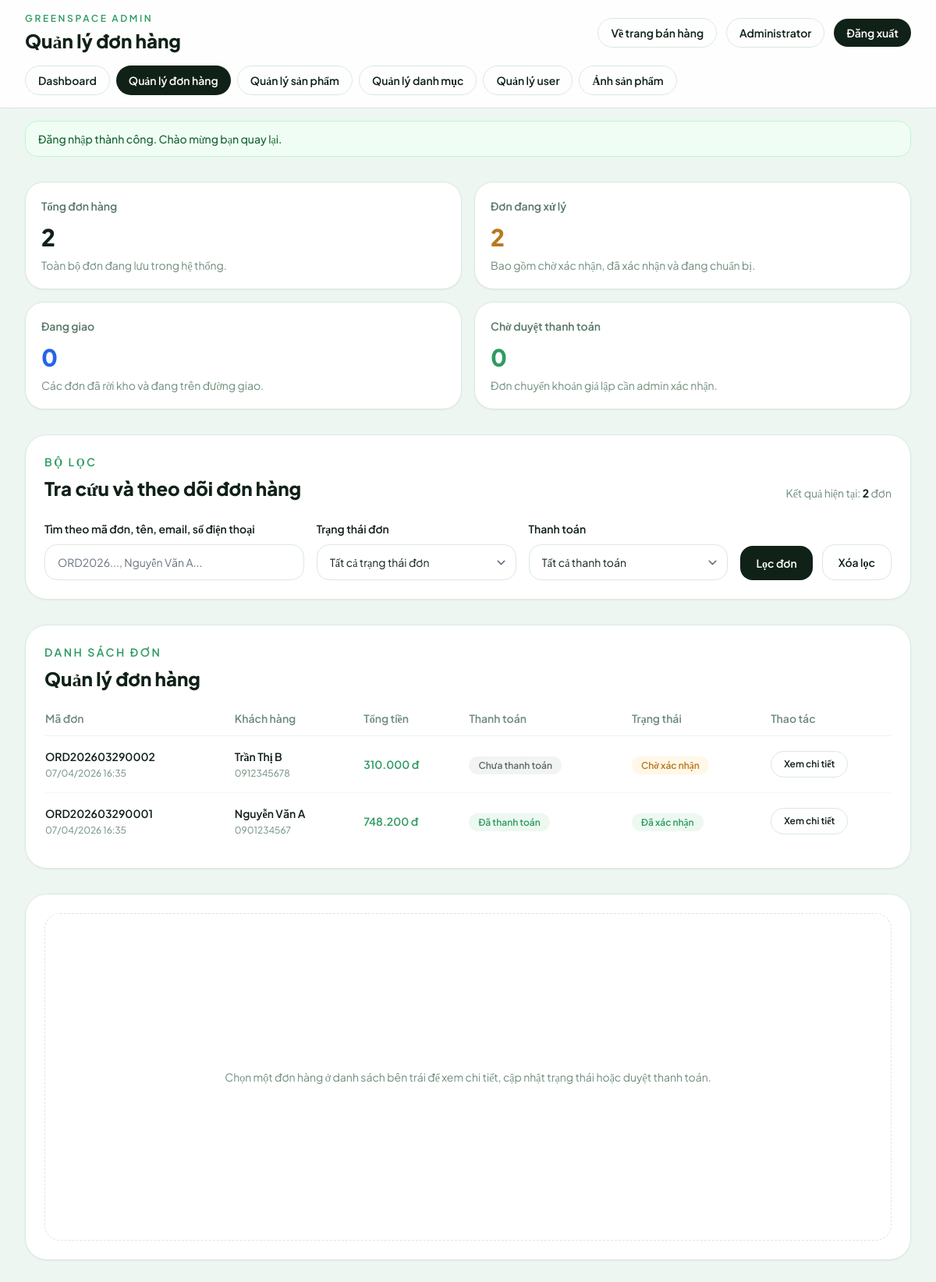
The app's page /admin/orders.php (signed in) with its own data.
### tables this page shows
CREATE TABLE orders (
    id INT AUTO_INCREMENT PRIMARY KEY,
    user_id INT NOT NULL,
    order_number VARCHAR(50) NOT NULL UNIQUE,
    full_name VARCHAR(100) NOT NULL,
    email VARCHAR(100) NOT NULL,
    phone VARCHAR(20) NOT NULL,
    address TEXT NOT NULL,
    note TEXT DEFAULT NULL,
    subtotal DECIMAL(10, 2) NOT NULL DEFAULT 0,
    discount_amount DECIMAL(10, 2) NOT NULL DEFAULT 0,
    shipping_fee DECIMAL(10, 2) NOT NULL DEFAULT 0,
    total_amount DECIMAL(10, 2) NOT NULL,
    coupon_code VARCHAR(50) DEFAULT NULL,
    payment_method ENUM('cod', 'online_mock') NOT NULL DEFAULT 'cod',
    payment_status ENUM('unpaid', 'pending_review', 'paid', 'failed') NOT NULL DEFAULT 'unpaid',
    order_status ENUM('pending', 'confirmed', 'processing', 'shipping', 'delivered', 'cancelled') NOT NULL DEFAULT 'pending',
    created_at TIMESTAMP DEFAULT CURRENT_TIMESTAMP,
    updated_at TIMESTAMP DEFAULT CURRENT_TIMESTAMP ON UPDATE CURRENT_TIMESTAMP,
    CONSTRAINT fk_orders_user
        FOREIGN KEY (user_id) REFERENCES users(id) ON DELETE CASCADE,
    INDEX idx_orders_user_id (user_id),
    INDEX idx_orders_payment_status (payment_status),
    INDEX idx_orders_order_status (order_status)
);

### public/admin/orders.php (the view, shortened to what the rows shown need)
<?php
require_once __DIR__ . '/bootstrap.php';
function admin_orders_query(array $params): string {
    $filtered = [];
    foreach ($params as $key => $value) {
        if ($value === null || $value === '' || $value === 'all') {
            continue;
        }
        if ($key === 'page' && (int)$value <= 1) {
            continue;
        }
        $filtered[$key] = $value;
    }
    $query = http_build_query($filtered);
    return $query !== '' ? '?' . $query : '';
}
function admin_order_payment_status_meta(string $status): array {
    return match ($status) {
        'paid' => ['label' => 'Đã thanh toán', 'class' => 'bg-[#edf8f1] text-[#2e9b63]'],
        'pending_review' => ['label' => 'Chờ duyệt', 'class' => 'bg-[#fff7e8] text-[#b7791f]'],
        'failed' => ['label' => 'Thanh toán lỗi', 'class' => 'bg-[#fdecec] text-[#c43d3d]'],
        default => ['label' => 'Chưa thanh toán', 'class' => 'bg-[#f2f4f3] text-[#5d6d63]'],
    };
}
function admin_order_status_meta(string $status): array {
    return match ($status) {
        'pending' => ['label' => 'Chờ xác nhận', 'class' => 'bg-[#fff7e8] text-[#b7791f]'],
        'confirmed' => ['label' => 'Đã xác nhận', 'class' => 'bg-[#edf8f1] text-[#2e9b63]'],
        'processing' => ['label' => 'Đang chuẩn bị', 'class' => 'bg-[#eef4ff] text-[#3758c7]'],
        'shipping' => ['label' => 'Đang giao', 'class' => 'bg-[#eef6ff] text-[#2563eb]'],
        'delivered' => ['label' => 'Đã giao', 'class' => 'bg-[#eafaf0] text-[#157347]'],
        'cancelled' => ['label' => 'Đã hủy', 'class' => 'bg-[#fdecec] text-[#c43d3d]'],
        default => ['label' => ucfirst($status), 'class' => 'bg-[#f2f4f3] text-[#5d6d63]'],
    };
}
$orderModel = new Order();
$search = trim((string)($_GET['q'] ?? ''));
$orderStatusFilter = (string)($_GET['order_status'] ?? 'all');
$paymentStatusFilter = (string)($_GET['payment_status'] ?? 'all');
$page = max(1, (int)($_GET['page'] ?? 1));
$viewId = max(0, (int)($_GET['view'] ?? 0));
$perPage = 12;
$totalOrders = $orderModel->getAdminTotal($search, $orderStatusFilter, $paymentStatusFilter);
$totalPages = max(1, (int)ceil($totalOrders / $perPage));
$page = min($page, $totalPages);
$offset = ($page - 1) * $perPage;
$orders = $orderModel->getAdminList($search, $orderStatusFilter, $paymentStatusFilter, $perPage, $offset);
?>
<div class="space-y-8">
    <section class="rounded-[1.75rem] border border-[#d9e9de] bg-white p-6 shadow-sm">
        <div class="flex flex-col gap-4 lg:flex-row lg:items-end lg:justify-between">
            <div>
                <h2 class="mt-2 text-2xl font-extrabold text-[#102118]">Tra cứu và theo dõi đơn hàng</h2>
            </div>
        </div>
    </section>
    <section class="grid gap-8 xl:grid-cols-[1.1fr_0.9fr]">
        <div class="rounded-[1.75rem] border border-[#d9e9de] bg-white p-6 shadow-sm">
            <div class="flex items-center justify-between gap-3">
                <div>
                    <h2 class="mt-2 text-2xl font-extrabold text-[#102118]">Quản lý đơn hàng</h2>
                </div>
            </div>
            <?php if (empty($orders)): ?>
                <div class="mt-6 rounded-[1.25rem] border border-dashed border-[#d9e9de] px-5 py-10 text-center text-sm text-[#6e8d7b]">
                    Không có đơn hàng nào khớp với bộ lọc hiện tại.
                </div>
            <?php else: ?>
                <div class="mt-6 overflow-x-auto">
                    <table class="min-w-full text-sm">
                        <thead>
                            <tr class="border-b border-[#edf4ef] text-left text-[#6e8d7b]">
                                <th class="pb-3 pr-4 font-semibold">Mã đơn</th>
                                <th class="pb-3 pr-4 font-semibold">Khách hàng</th>
                                <th class="pb-3 pr-4 font-semibold">Tổng tiền</th>
                                <th class="pb-3 pr-4 font-semibold">Thanh toán</th>
                                <th class="pb-3 pr-4 font-semibold">Trạng thái</th>
                                <th class="pb-3 font-semibold">Thao tác</th>
                            </tr>
                        </thead>
                        <tbody>
                            <?php foreach ($orders as $order): ?>
                                <?php
                                $paymentMeta = admin_order_payment_status_meta((string)$order['payment_status']);
                                $orderMeta = admin_order_status_meta((string)$order['order_status']);
                                $isActiveRow = $viewId === (int)$order['id'];
                                ?>
                                <tr class="border-b border-[#f4f8f5] last:border-b-0 <?= $isActiveRow ? 'bg-[#f8fbf9]' : '' ?>">
                                    <td class="py-4 pr-4">
                                        <p class="font-semibold text-[#102118]"><?= clean($order['order_number']) ?></p>
                                        <p class="mt-1 text-xs text-[#6e8d7b]"><?= format_date($order['created_at'], 'd/m/Y H:i') ?></p>
                                    </td>
                                    <td class="py-4 pr-4">
                                        <p class="font-semibold text-[#102118]"><?= clean($order['full_name']) ?></p>
                                        <p class="mt-1 text-xs text-[#6e8d7b]"><?= clean($order['phone']) ?></p>
                                    </td>
                                    <td class="py-4 pr-4 font-semibold text-[#2e9b63]"><?= format_currency((float)$order['total_amount']) ?></td>
                                    <td class="py-4 pr-4">
                                        <span class="rounded-full px-3 py-1 text-xs font-semibold <?= clean($paymentMeta['class']) ?>"><?= clean($paymentMeta['label']) ?></span>
                                    </td>
                                    <td class="py-4 pr-4">
                                        <span class="rounded-full px-3 py-1 text-xs font-semibold <?= clean($orderMeta['class']) ?>"><?= clean($orderMeta['label']) ?></span>
                                    </td>
                                    <td class="py-4">
                                        <a href="orders.php<?= clean(admin_orders_query([
                                            'q' => $search,
                                            'order_status' => $orderStatusFilter,
                                            'payment_status' => $paymentStatusFilter,
                                            'page' => $page,
                                            'view' => (int)$order['id'],
                                        ])) ?>#order-detail" class="inline-flex items-center rounded-full border border-[#d9e9de] px-4 py-2 text-xs font-semibold text-[#102118] transition-colors hover:border-[#2e9b63] hover:text-[#2e9b63]">
                                            <?= $isActiveRow ? 'Đang xem' : 'Xem chi tiết' ?>
                                        </a>
                                    </td>
                                </tr>
                            <?php endforeach; ?>
                        </tbody>
                    </table>
                </div>
            <?php endif; ?>
        </div>
    </section>
</div>

### records on screen
orders: order_number "ORD202603290002", created_at "07/04/2026 16:35", full_name "Trần Thị B", phone "0912345678", total_amount "310.000 đ", payment_status "Chưa thanh toán", order_status "Chờ xác nhận", shows "Xem chi tiết"
orders: order_number "ORD202603290001", created_at "07/04/2026 16:35", full_name "Nguyễn Văn A", phone "0901234567", total_amount "748.200 đ", payment_status "Đã thanh toán", order_status "Đã xác nhận", shows "Xem chi tiết"

### other values on screen
$title "Quản lý đơn hàng"
$adminName "Administrator"
$label "Dashboard"
$label "Quản lý đơn hàng"
$label "Quản lý sản phẩm"
$label "Quản lý danh mục"
$label "Quản lý user"
$label "Ảnh sản phẩm"
$flash['message'] "Đăng nhập thành công. Chào mừng bạn quay lại."
$stats['total_orders'] "2"
$stats['shipping_orders'] "0"
$stats['pending_payment_reviews'] "0"
$totalOrders "2"
form field order_status "Tất cả trạng thái đơn"
form field payment_status "Tất cả thanh toán"
